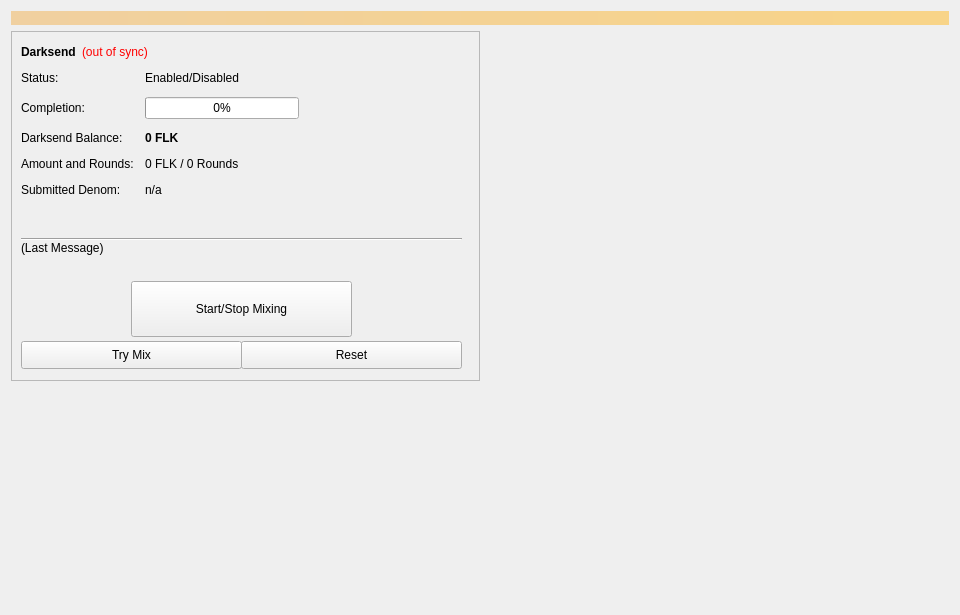
<?xml version="1.0" encoding="UTF-8"?>
<ui version="4.0">
 <class>Coinmix</class>
 <widget class="QWidget" name="Coinmix">
  <property name="geometry">
   <rect>
    <x>0</x>
    <y>0</y>
    <width>960</width>
    <height>615</height>
   </rect>
  </property>
  <property name="minimumSize">
   <size>
    <width>960</width>
    <height>0</height>
   </size>
  </property>
  <property name="windowTitle">
   <string>Form</string>
  </property>
  <layout class="QVBoxLayout" name="topLayout">
   <item>
    <widget class="QLabel" name="labelAlerts">
     <property name="visible">
      <bool>false</bool>
     </property>
     <property name="styleSheet">
      <string notr="true">background-color: qlineargradient(x1: 0, y1: 0, x2: 1, y2: 0, stop:0 #F0D0A0, stop:1 #F8D488); color:#000000;</string>
     </property>
     <property name="wordWrap">
      <bool>true</bool>
     </property>
     <property name="margin">
      <number>3</number>
     </property>
    </widget>
   </item>
   <item>
    <layout class="QHBoxLayout" name="horizontalLayout" stretch="1,1">
     <item>
      <layout class="QVBoxLayout" name="verticalLayout_2">
       <item>
        <widget class="QFrame" name="frameDarksend">
         <property name="minimumSize">
          <size>
           <width>0</width>
           <height>350</height>
          </size>
         </property>
         <property name="layoutDirection">
          <enum>Qt::LeftToRight</enum>
         </property>
         <property name="frameShape">
          <enum>QFrame::StyledPanel</enum>
         </property>
         <property name="frameShadow">
          <enum>QFrame::Raised</enum>
         </property>
         <widget class="QWidget" name="formLayoutWidget">
          <property name="geometry">
           <rect>
            <x>10</x>
            <y>40</y>
            <width>451</width>
            <height>161</height>
           </rect>
          </property>
          <layout class="QFormLayout" name="formLayout">
           <property name="fieldGrowthPolicy">
            <enum>QFormLayout::AllNonFixedFieldsGrow</enum>
           </property>
           <property name="horizontalSpacing">
            <number>11</number>
           </property>
           <property name="verticalSpacing">
            <number>12</number>
           </property>
           <item row="0" column="0">
            <widget class="QLabel" name="label_6">
             <property name="text">
              <string>Status:</string>
             </property>
            </widget>
           </item>
           <item row="1" column="0">
            <widget class="QLabel" name="label_7">
             <property name="text">
              <string>Completion:</string>
             </property>
            </widget>
           </item>
           <item row="1" column="1">
            <widget class="QProgressBar" name="DarksendProgress">
             <property name="maximumSize">
              <size>
               <width>154</width>
               <height>16777215</height>
              </size>
             </property>
             <property name="value">
              <number>0</number>
             </property>
            </widget>
           </item>
           <item row="2" column="0">
            <widget class="QLabel" name="labelAnonymizedText">
             <property name="text">
              <string>Darksend Balance:</string>
             </property>
            </widget>
           </item>
           <item row="2" column="1">
            <widget class="QLabel" name="labelAnonymized">
             <property name="font">
              <font>
               <weight>75</weight>
               <bold>true</bold>
              </font>
             </property>
             <property name="text">
              <string notr="true">0 FLK</string>
             </property>
            </widget>
           </item>
           <item row="3" column="0">
            <widget class="QLabel" name="label_8">
             <property name="text">
              <string>Amount and Rounds:</string>
             </property>
            </widget>
           </item>
           <item row="3" column="1">
            <widget class="QLabel" name="labelAmountRounds">
             <property name="text">
              <string>0 FLK / 0 Rounds</string>
             </property>
            </widget>
           </item>
           <item row="4" column="0">
            <widget class="QLabel" name="label_9">
             <property name="text">
              <string>Submitted Denom:</string>
             </property>
            </widget>
           </item>
           <item row="4" column="1">
            <widget class="QLabel" name="labelSubmittedDenom">
             <property name="toolTip">
              <string>The denominations you submitted to the Masternode.&lt;br&gt;To mix, other users must submit the exact same denominations.</string>
             </property>
             <property name="text">
              <string>n/a</string>
             </property>
            </widget>
           </item>
           <item row="0" column="1">
            <widget class="QLabel" name="DarksendEnabled">
             <property name="text">
              <string>Enabled/Disabled</string>
             </property>
            </widget>
           </item>
          </layout>
         </widget>
         <widget class="QPushButton" name="runAutoDenom">
          <property name="geometry">
           <rect>
            <x>251</x>
            <y>17</y>
            <width>1</width>
            <height>1</height>
           </rect>
          </property>
          <property name="palette">
           <palette>
            <active>
             <colorrole role="WindowText">
              <brush brushstyle="SolidPattern">
               <color alpha="255">
                <red>0</red>
                <green>0</green>
                <blue>0</blue>
               </color>
              </brush>
             </colorrole>
             <colorrole role="Button">
              <brush brushstyle="SolidPattern">
               <color alpha="255">
                <red>239</red>
                <green>238</green>
                <blue>238</blue>
               </color>
              </brush>
             </colorrole>
             <colorrole role="Light">
              <brush brushstyle="SolidPattern">
               <color alpha="255">
                <red>255</red>
                <green>255</green>
                <blue>255</blue>
               </color>
              </brush>
             </colorrole>
             <colorrole role="Midlight">
              <brush brushstyle="SolidPattern">
               <color alpha="255">
                <red>247</red>
                <green>246</green>
                <blue>246</blue>
               </color>
              </brush>
             </colorrole>
             <colorrole role="Dark">
              <brush brushstyle="SolidPattern">
               <color alpha="255">
                <red>119</red>
                <green>119</green>
                <blue>119</blue>
               </color>
              </brush>
             </colorrole>
             <colorrole role="Mid">
              <brush brushstyle="SolidPattern">
               <color alpha="255">
                <red>159</red>
                <green>159</green>
                <blue>159</blue>
               </color>
              </brush>
             </colorrole>
             <colorrole role="Text">
              <brush brushstyle="SolidPattern">
               <color alpha="255">
                <red>0</red>
                <green>0</green>
                <blue>0</blue>
               </color>
              </brush>
             </colorrole>
             <colorrole role="BrightText">
              <brush brushstyle="SolidPattern">
               <color alpha="255">
                <red>255</red>
                <green>255</green>
                <blue>255</blue>
               </color>
              </brush>
             </colorrole>
             <colorrole role="ButtonText">
              <brush brushstyle="SolidPattern">
               <color alpha="255">
                <red>0</red>
                <green>0</green>
                <blue>0</blue>
               </color>
              </brush>
             </colorrole>
             <colorrole role="Base">
              <brush brushstyle="SolidPattern">
               <color alpha="255">
                <red>255</red>
                <green>255</green>
                <blue>255</blue>
               </color>
              </brush>
             </colorrole>
             <colorrole role="Window">
              <brush brushstyle="SolidPattern">
               <color alpha="255">
                <red>239</red>
                <green>238</green>
                <blue>238</blue>
               </color>
              </brush>
             </colorrole>
             <colorrole role="Shadow">
              <brush brushstyle="SolidPattern">
               <color alpha="255">
                <red>0</red>
                <green>0</green>
                <blue>0</blue>
               </color>
              </brush>
             </colorrole>
             <colorrole role="AlternateBase">
              <brush brushstyle="SolidPattern">
               <color alpha="255">
                <red>247</red>
                <green>246</green>
                <blue>246</blue>
               </color>
              </brush>
             </colorrole>
             <colorrole role="ToolTipBase">
              <brush brushstyle="SolidPattern">
               <color alpha="255">
                <red>255</red>
                <green>255</green>
                <blue>220</blue>
               </color>
              </brush>
             </colorrole>
             <colorrole role="ToolTipText">
              <brush brushstyle="SolidPattern">
               <color alpha="255">
                <red>0</red>
                <green>0</green>
                <blue>0</blue>
               </color>
              </brush>
             </colorrole>
            </active>
            <inactive>
             <colorrole role="WindowText">
              <brush brushstyle="SolidPattern">
               <color alpha="255">
                <red>0</red>
                <green>0</green>
                <blue>0</blue>
               </color>
              </brush>
             </colorrole>
             <colorrole role="Button">
              <brush brushstyle="SolidPattern">
               <color alpha="255">
                <red>239</red>
                <green>238</green>
                <blue>238</blue>
               </color>
              </brush>
             </colorrole>
             <colorrole role="Light">
              <brush brushstyle="SolidPattern">
               <color alpha="255">
                <red>255</red>
                <green>255</green>
                <blue>255</blue>
               </color>
              </brush>
             </colorrole>
             <colorrole role="Midlight">
              <brush brushstyle="SolidPattern">
               <color alpha="255">
                <red>247</red>
                <green>246</green>
                <blue>246</blue>
               </color>
              </brush>
             </colorrole>
             <colorrole role="Dark">
              <brush brushstyle="SolidPattern">
               <color alpha="255">
                <red>119</red>
                <green>119</green>
                <blue>119</blue>
               </color>
              </brush>
             </colorrole>
             <colorrole role="Mid">
              <brush brushstyle="SolidPattern">
               <color alpha="255">
                <red>159</red>
                <green>159</green>
                <blue>159</blue>
               </color>
              </brush>
             </colorrole>
             <colorrole role="Text">
              <brush brushstyle="SolidPattern">
               <color alpha="255">
                <red>0</red>
                <green>0</green>
                <blue>0</blue>
               </color>
              </brush>
             </colorrole>
             <colorrole role="BrightText">
              <brush brushstyle="SolidPattern">
               <color alpha="255">
                <red>255</red>
                <green>255</green>
                <blue>255</blue>
               </color>
              </brush>
             </colorrole>
             <colorrole role="ButtonText">
              <brush brushstyle="SolidPattern">
               <color alpha="255">
                <red>0</red>
                <green>0</green>
                <blue>0</blue>
               </color>
              </brush>
             </colorrole>
             <colorrole role="Base">
              <brush brushstyle="SolidPattern">
               <color alpha="255">
                <red>255</red>
                <green>255</green>
                <blue>255</blue>
               </color>
              </brush>
             </colorrole>
             <colorrole role="Window">
              <brush brushstyle="SolidPattern">
               <color alpha="255">
                <red>239</red>
                <green>238</green>
                <blue>238</blue>
               </color>
              </brush>
             </colorrole>
             <colorrole role="Shadow">
              <brush brushstyle="SolidPattern">
               <color alpha="255">
                <red>0</red>
                <green>0</green>
                <blue>0</blue>
               </color>
              </brush>
             </colorrole>
             <colorrole role="AlternateBase">
              <brush brushstyle="SolidPattern">
               <color alpha="255">
                <red>247</red>
                <green>246</green>
                <blue>246</blue>
               </color>
              </brush>
             </colorrole>
             <colorrole role="ToolTipBase">
              <brush brushstyle="SolidPattern">
               <color alpha="255">
                <red>255</red>
                <green>255</green>
                <blue>220</blue>
               </color>
              </brush>
             </colorrole>
             <colorrole role="ToolTipText">
              <brush brushstyle="SolidPattern">
               <color alpha="255">
                <red>0</red>
                <green>0</green>
                <blue>0</blue>
               </color>
              </brush>
             </colorrole>
            </inactive>
            <disabled>
             <colorrole role="WindowText">
              <brush brushstyle="SolidPattern">
               <color alpha="255">
                <red>119</red>
                <green>119</green>
                <blue>119</blue>
               </color>
              </brush>
             </colorrole>
             <colorrole role="Button">
              <brush brushstyle="SolidPattern">
               <color alpha="255">
                <red>239</red>
                <green>238</green>
                <blue>238</blue>
               </color>
              </brush>
             </colorrole>
             <colorrole role="Light">
              <brush brushstyle="SolidPattern">
               <color alpha="255">
                <red>255</red>
                <green>255</green>
                <blue>255</blue>
               </color>
              </brush>
             </colorrole>
             <colorrole role="Midlight">
              <brush brushstyle="SolidPattern">
               <color alpha="255">
                <red>247</red>
                <green>246</green>
                <blue>246</blue>
               </color>
              </brush>
             </colorrole>
             <colorrole role="Dark">
              <brush brushstyle="SolidPattern">
               <color alpha="255">
                <red>119</red>
                <green>119</green>
                <blue>119</blue>
               </color>
              </brush>
             </colorrole>
             <colorrole role="Mid">
              <brush brushstyle="SolidPattern">
               <color alpha="255">
                <red>159</red>
                <green>159</green>
                <blue>159</blue>
               </color>
              </brush>
             </colorrole>
             <colorrole role="Text">
              <brush brushstyle="SolidPattern">
               <color alpha="255">
                <red>119</red>
                <green>119</green>
                <blue>119</blue>
               </color>
              </brush>
             </colorrole>
             <colorrole role="BrightText">
              <brush brushstyle="SolidPattern">
               <color alpha="255">
                <red>255</red>
                <green>255</green>
                <blue>255</blue>
               </color>
              </brush>
             </colorrole>
             <colorrole role="ButtonText">
              <brush brushstyle="SolidPattern">
               <color alpha="255">
                <red>119</red>
                <green>119</green>
                <blue>119</blue>
               </color>
              </brush>
             </colorrole>
             <colorrole role="Base">
              <brush brushstyle="SolidPattern">
               <color alpha="255">
                <red>239</red>
                <green>238</green>
                <blue>238</blue>
               </color>
              </brush>
             </colorrole>
             <colorrole role="Window">
              <brush brushstyle="SolidPattern">
               <color alpha="255">
                <red>239</red>
                <green>238</green>
                <blue>238</blue>
               </color>
              </brush>
             </colorrole>
             <colorrole role="Shadow">
              <brush brushstyle="SolidPattern">
               <color alpha="255">
                <red>0</red>
                <green>0</green>
                <blue>0</blue>
               </color>
              </brush>
             </colorrole>
             <colorrole role="AlternateBase">
              <brush brushstyle="SolidPattern">
               <color alpha="255">
                <red>239</red>
                <green>238</green>
                <blue>238</blue>
               </color>
              </brush>
             </colorrole>
             <colorrole role="ToolTipBase">
              <brush brushstyle="SolidPattern">
               <color alpha="255">
                <red>255</red>
                <green>255</green>
                <blue>220</blue>
               </color>
              </brush>
             </colorrole>
             <colorrole role="ToolTipText">
              <brush brushstyle="SolidPattern">
               <color alpha="255">
                <red>0</red>
                <green>0</green>
                <blue>0</blue>
               </color>
              </brush>
             </colorrole>
            </disabled>
           </palette>
          </property>
          <property name="focusPolicy">
           <enum>Qt::NoFocus</enum>
          </property>
          <property name="autoFillBackground">
           <bool>true</bool>
          </property>
          <property name="text">
           <string/>
          </property>
          <property name="flat">
           <bool>true</bool>
          </property>
         </widget>
         <widget class="QPushButton" name="toggleDarksend">
          <property name="geometry">
           <rect>
            <x>120</x>
            <y>250</y>
            <width>221</width>
            <height>56</height>
           </rect>
          </property>
          <property name="sizePolicy">
           <sizepolicy hsizetype="MinimumExpanding" vsizetype="Fixed">
            <horstretch>0</horstretch>
            <verstretch>0</verstretch>
           </sizepolicy>
          </property>
          <property name="text">
           <string>Start/Stop Mixing</string>
          </property>
         </widget>
         <widget class="Line" name="lineLastMessage">
          <property name="geometry">
           <rect>
            <x>10</x>
            <y>200</y>
            <width>441</width>
            <height>16</height>
           </rect>
          </property>
          <property name="orientation">
           <enum>Qt::Horizontal</enum>
          </property>
         </widget>
         <widget class="QLabel" name="DarksendStatus">
          <property name="geometry">
           <rect>
            <x>10</x>
            <y>210</y>
            <width>451</width>
            <height>43</height>
           </rect>
          </property>
          <property name="minimumSize">
           <size>
            <width>288</width>
            <height>43</height>
           </size>
          </property>
          <property name="text">
           <string>(Last Message)</string>
          </property>
          <property name="alignment">
           <set>Qt::AlignLeading|Qt::AlignLeft|Qt::AlignTop</set>
          </property>
          <property name="wordWrap">
           <bool>true</bool>
          </property>
         </widget>
         <widget class="QPushButton" name="DarksendAuto">
          <property name="geometry">
           <rect>
            <x>10</x>
            <y>310</y>
            <width>221</width>
            <height>28</height>
           </rect>
          </property>
          <property name="sizePolicy">
           <sizepolicy hsizetype="MinimumExpanding" vsizetype="Fixed">
            <horstretch>0</horstretch>
            <verstretch>0</verstretch>
           </sizepolicy>
          </property>
          <property name="toolTip">
           <string>Try to manually submit a Darksend request.</string>
          </property>
          <property name="text">
           <string>Try Mix</string>
          </property>
         </widget>
         <widget class="QPushButton" name="DarksendReset">
          <property name="geometry">
           <rect>
            <x>230</x>
            <y>310</y>
            <width>221</width>
            <height>28</height>
           </rect>
          </property>
          <property name="sizePolicy">
           <sizepolicy hsizetype="MinimumExpanding" vsizetype="Fixed">
            <horstretch>0</horstretch>
            <verstretch>0</verstretch>
           </sizepolicy>
          </property>
          <property name="toolTip">
           <string>Reset the current status of Darksend (can interrupt Darksend if it's in the process of Mixing, which can cost you money!)</string>
          </property>
          <property name="autoFillBackground">
           <bool>false</bool>
          </property>
          <property name="text">
           <string>Reset</string>
          </property>
         </widget>
         <widget class="QWidget" name="layoutWidget">
          <property name="geometry">
           <rect>
            <x>10</x>
            <y>10</y>
            <width>431</width>
            <height>22</height>
           </rect>
          </property>
          <layout class="QHBoxLayout" name="horizontalLayout_5">
           <item>
            <widget class="QLabel" name="label_2">
             <property name="font">
              <font>
               <weight>75</weight>
               <bold>true</bold>
              </font>
             </property>
             <property name="text">
              <string>Darksend</string>
             </property>
            </widget>
           </item>
           <item>
            <widget class="QLabel" name="labelDarksendSyncStatus">
             <property name="toolTip">
              <string>The displayed information may be out of date. Your wallet automatically synchronizes with the FLK network after a connection is established, but this process has not completed yet.</string>
             </property>
             <property name="styleSheet">
              <string notr="true">QLabel { color: red; }</string>
             </property>
             <property name="text">
              <string notr="true">(out of sync)</string>
             </property>
             <property name="alignment">
              <set>Qt::AlignLeading|Qt::AlignLeft|Qt::AlignVCenter</set>
             </property>
            </widget>
           </item>
           <item>
            <spacer name="horizontalSpacer_4">
             <property name="orientation">
              <enum>Qt::Horizontal</enum>
             </property>
             <property name="sizeHint" stdset="0">
              <size>
               <width>40</width>
               <height>20</height>
              </size>
             </property>
            </spacer>
           </item>
          </layout>
         </widget>
        </widget>
       </item>
       <item>
        <spacer name="verticalSpacer">
         <property name="orientation">
          <enum>Qt::Vertical</enum>
         </property>
         <property name="sizeHint" stdset="0">
          <size>
           <width>20</width>
           <height>40</height>
          </size>
         </property>
        </spacer>
       </item>
      </layout>
     </item>
     <item>
      <layout class="QVBoxLayout" name="verticalLayout_3">
       <item>
        <spacer name="verticalSpacer_2">
         <property name="orientation">
          <enum>Qt::Vertical</enum>
         </property>
         <property name="sizeType">
          <enum>QSizePolicy::Expanding</enum>
         </property>
         <property name="sizeHint" stdset="0">
          <size>
           <width>20</width>
           <height>40</height>
          </size>
         </property>
        </spacer>
       </item>
      </layout>
     </item>
    </layout>
   </item>
  </layout>
 </widget>
 <resources/>
 <connections/>
</ui>
